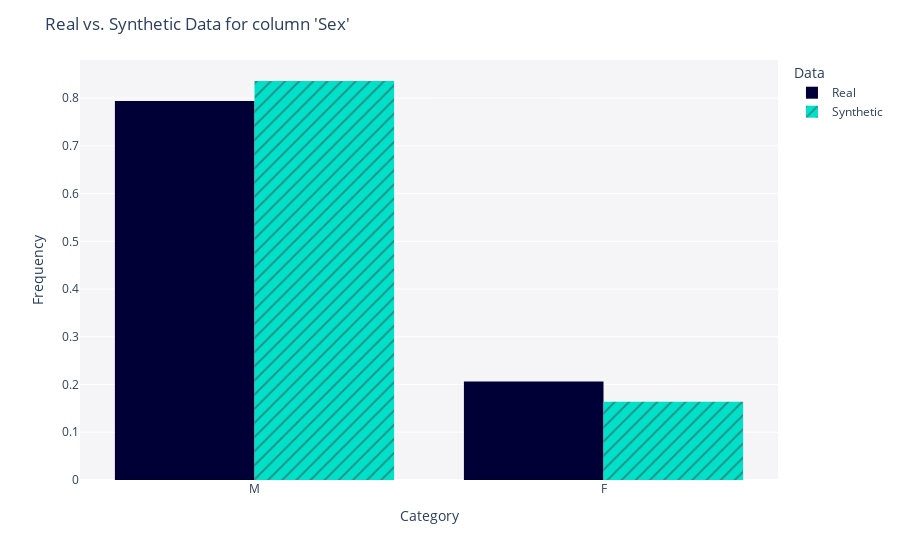

The cell this chart's notebook holds for it:
### Code cell
get_column_plot(
    real_data=df_real,
    synthetic_data=df_fake,
    metadata=metadata,
    column_name='Sex'
)

### Figure 1 — Plotly figure (JSON) as saved in the notebook; plotly's stock layout.template omitted (floating-point values rounded to 4 significant figures; data arrays with more than 128 entries replaced by an {"elided": "..."} marker saying what was removed)
{"data": [{"alignmentgroup": "True", "bingroup": "x", "histnorm": "probability density", "hovertemplate": "<b>Real</b><br>Frequency: %{y}<extra></extra>", "legendgroup": "Real", "marker": {"color": "#000036", "pattern": {"shape": ""}}, "name": "Real", "offsetgroup": "Real", "orientation": "v", "showlegend": true, "type": "histogram", "x": {"elided": "5000 str values"}, "xaxis": "x", "yaxis": "y"}, {"alignmentgroup": "True", "bingroup": "x", "histnorm": "probability density", "hovertemplate": "<b>Synthetic</b><br>Frequency: %{y}<extra></extra>", "legendgroup": "Synthetic", "marker": {"color": "#01E0C9", "pattern": {"shape": "/"}}, "name": "Synthetic", "offsetgroup": "Synthetic", "orientation": "v", "showlegend": true, "type": "histogram", "x": {"elided": "5720 str values"}, "xaxis": "x", "yaxis": "y"}], "layout": {"barmode": "group", "legend": {"title": {"text": "Data"}, "tracegroupgap": 0}, "margin": {"t": 60}, "plot_bgcolor": "#F5F5F8", "title": {"text": "Real vs. Synthetic Data for column 'Sex'"}, "xaxis": {"anchor": "y", "domain": [0, 1], "title": {"text": "Category"}}, "yaxis": {"anchor": "x", "domain": [0, 1], "title": {"text": "Frequency"}}}}
